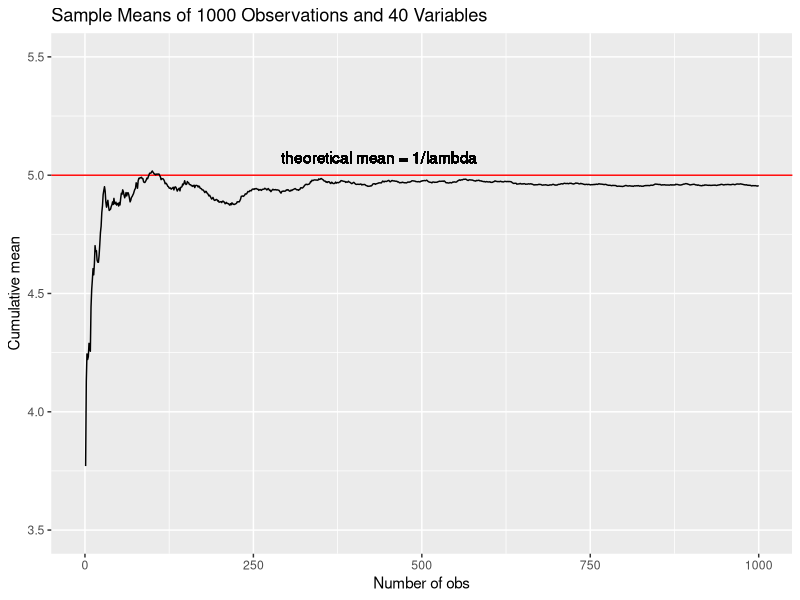
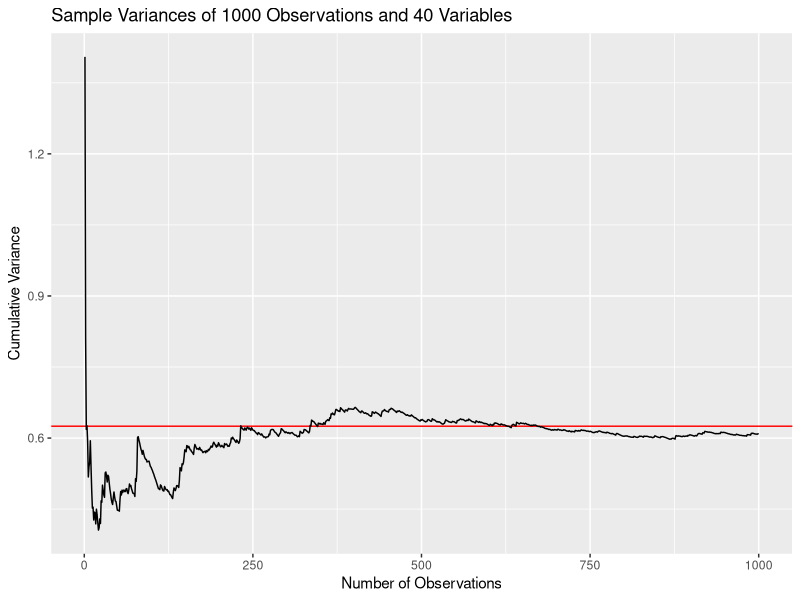
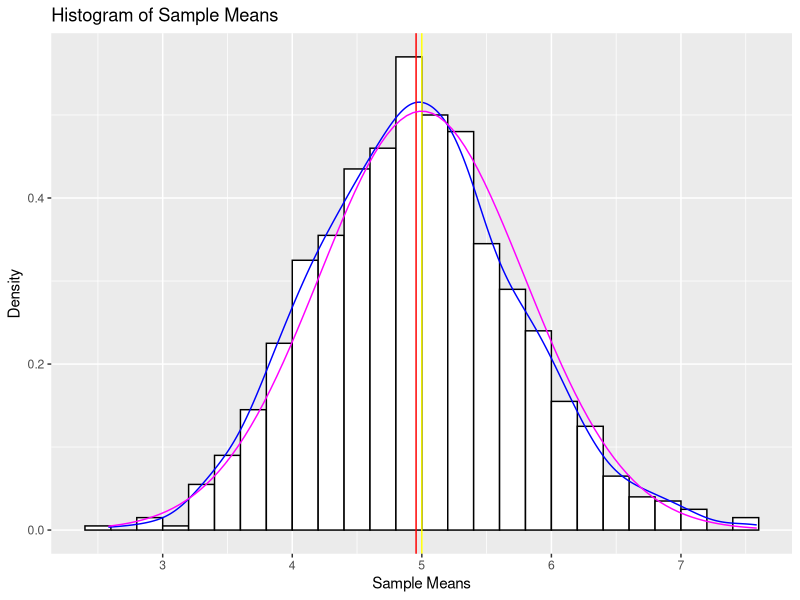
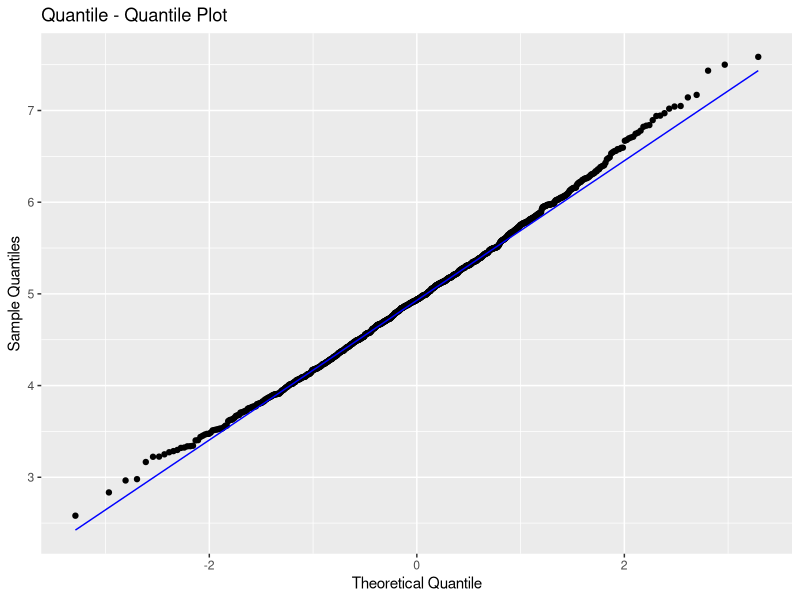
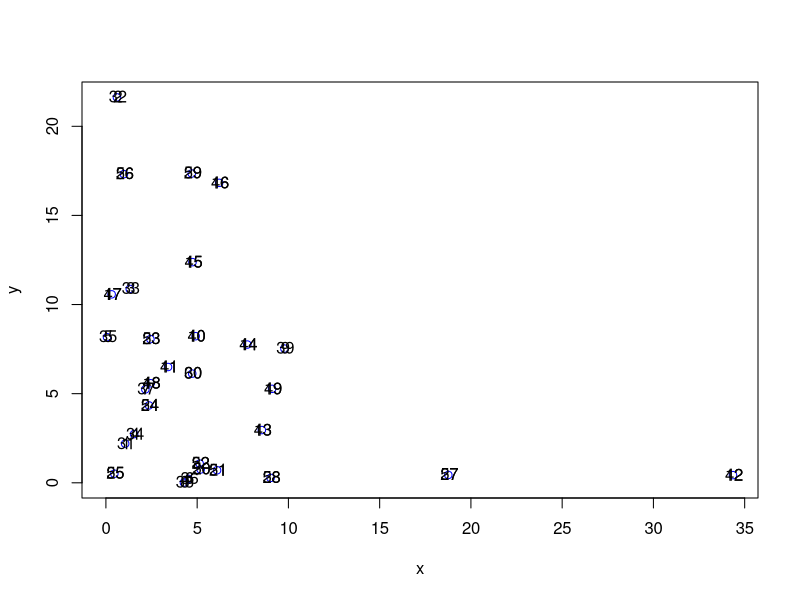
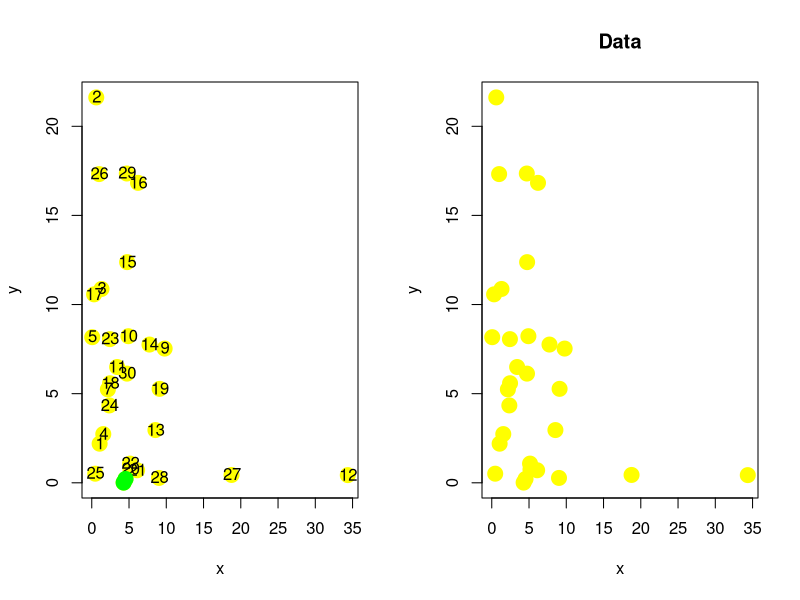

R code for these plots, in order:
## ---- chunk 1
knitr::opts_chunk$set(echo = TRUE)
## ---- chunk 2
library(tidyverse)
library(glue)
library(matrixStats)
downloadDate <- date()

glue("Simulation date is {downloadDate}")
sessionInfo()
## ---- chunk 3
set.seed(420) # random number generator set at 420
lambda <- .2 
sampCol <- 40 # number of variables
sampRow <- 1000  # number of observations

expoDis <- matrix(rexp(n=sampRow*sampCol, rate = lambda), sampRow, sampCol)

expoDF <- as.data.frame(expoDis)
# Converted it to a tibble to make it easier to visualize

e_df <- expoDF %>% mutate(
        "MEAN" = rowMeans(expoDis), 
        "SD" = rowSds(expoDis), 
        "SumCumu" = cumsum(MEAN)/(1:sampRow)) %>% 
        select(MEAN, SD, SumCumu)

head(e_df)
## ---- chunk 4
e_mean <- mean(e_df$MEAN)

t_mean <- 1/lambda

res_df <- tibble(
        Result = c("Sample means", "Theoretical mean"),
        "Mean"=c(e_mean, t_mean))

res_df
## ---- chunk 5
ggplot(data = e_df, aes(x = 1:sampRow, y = SumCumu)) + 
        geom_hline(yintercept = t_mean, col = "red") +
        geom_line(size = .5) + 
        labs(x = "Number of obs", 
             y = "Cumulative mean", 
             title = "Sample Means of 1000 Observations and 40 Variables") +
        geom_text(aes(0,t_mean,
             label = "theoretical mean = 1/lambda", 
             hjust = -1, 
             vjust =-1)) + 
        ylim(c(3.5,5.5))

## ---- chunk 6
e_df <- e_df %>% mutate(
        VarCumu = cumsum((MEAN - e_mean)^2)/seq_along(MEAN-1))

head(e_df)
## ---- chunk 7
e_var <- var(e_df$MEAN)
t_var <- (1/(lambda*sqrt(sampCol)))^2

res_var_df <- tibble(
        Result = c("Sample variance", "Theoretical variance"), 
        "Variance" = c(e_var, t_var))

res_var_df
## ---- chunk 8
ggplot(data=e_df, 
          aes(x = 1:sampRow, 
              y = VarCumu))+ 
          geom_hline(yintercept = t_var, 
              col="red") + 
          geom_line(size = .5) + 
          labs(x = "Number of Observations", 
               y = "Cumulative Variance", 
               title = "Sample Variances of 1000 Observations and 40 Variables")
## ---- chunk 9
binhist <- hist(e_df$MEAN, plot=FALSE, breaks = "FD")

g2 <- ggplot(data = e_df, 
             aes(x=MEAN)) 

g2 <- g2 + geom_histogram(aes(y=..density..),
        fill="white", 
        col="black",
        breaks =binhist$breaks) + 
      geom_density(
        aes(MEAN), 
        color = "blue") + 
      geom_vline(
        xintercept = c(e_mean, t_mean), 
        color = c("red", "yellow")) + 
      labs(
        x= "Sample Means", 
        y= "Density", 
        title = "Histogram of Sample Means")

g2 + stat_function(
      fun = dnorm, 
      colour = "magenta", 
      args = list(mean = t_mean, 
                  sd = sqrt(t_var)))
## ---- chunk 10
e_df %>% ggplot(aes(
            sample=MEAN)) +   
            stat_qq() + 
            stat_qq_line(color="blue") + 
            labs(x="Theoretical Quantile", 
                 y="Sample Quantiles", 
                 title = "Quantile - Quantile Plot")
## ---- chunk 11
hcDf <- as.data.frame(expoDis)
x <- hcDf$V1[1:30]
y <- hcDf$V2[1:30]
plot(x,y, col = "blue")
text(x+.05, y+.05, as.character(1:60))
## ---- chunk 12
dataframe <- data.frame(x=x, y=y)

d<-dist(dataframe)
d
## ---- chunk 13
rdistxy <- as.matrix(dist(dataframe))

## remove the diagonal from consideration
diag(rdistxy) <- diag(rdistxy) +100000

# Find the index of the points with minimum distance
ind <- which(rdistxy == min(rdistxy), arr.ind = TRUE)

ind
## ---- chunk 14
par(mfrow = c(1,2))
plot(x,y, col = "yellow", pch = 19, cex =2)
text(x+.05, y+.05, labels=as.character(1:30))
points(x[ind[1,]], y[ind[1,]], col="green", pch =19, cex=2)

hcluster <- dist(dataframe) %>% hclust
dendro <- as.dendrogram(hcluster)
## ---- chunk 15

plot(x,y, col ="yellow", pc = 19, cex =2, main = "Data"
     )
